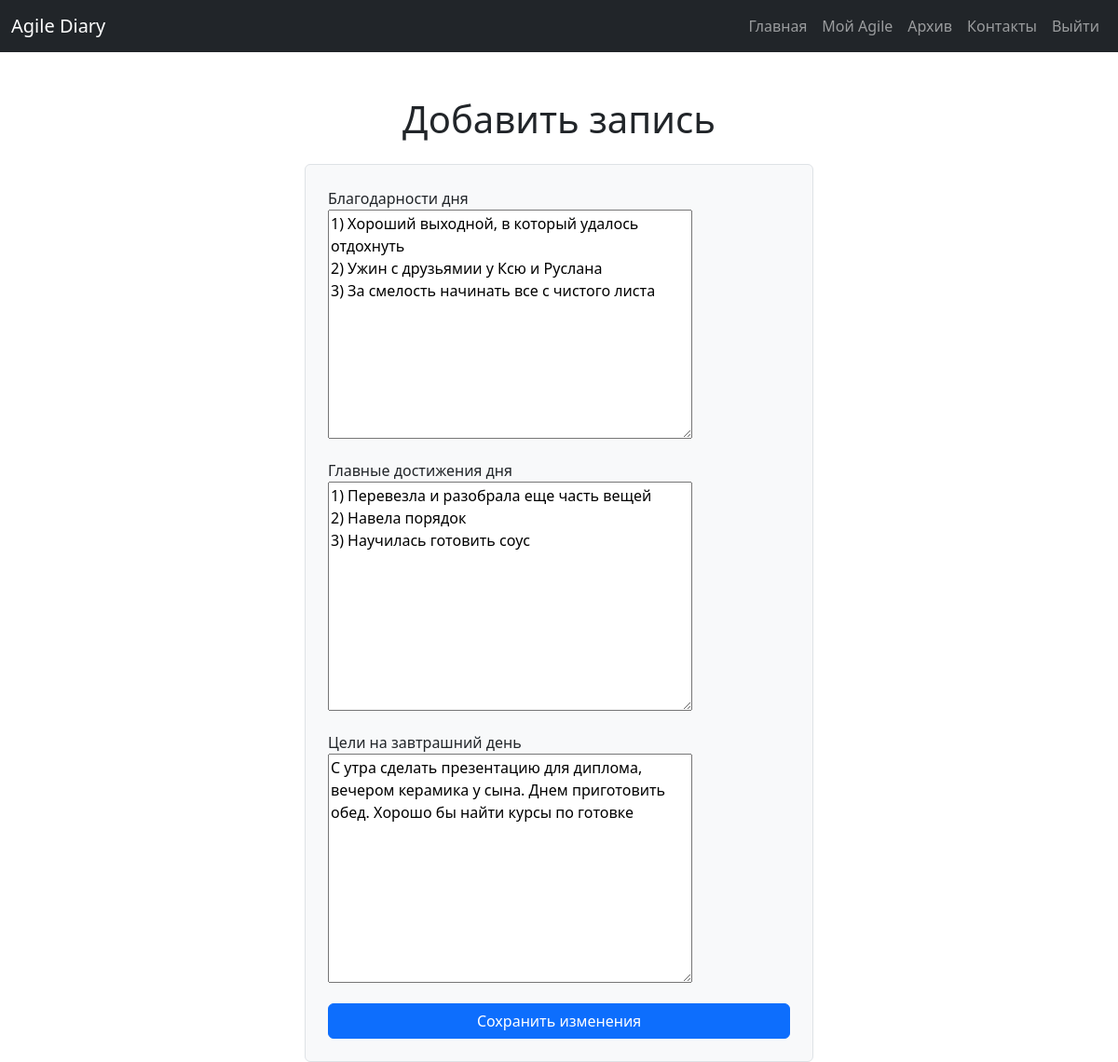
Screenshot of /entry/16/edit (signed in) with the database file from the repository.
### diary/models.py (models this page shows, shortened)
class DayEntry(models.Model):
    user = models.ForeignKey(User, on_delete=models.CASCADE)
    date = models.DateTimeField(auto_now_add=True)
    gratitude = models.TextField()
    achievements = models.TextField()
    thoughts = models.TextField(blank=True)
    class Meta:
        verbose_name = 'Запись'
        verbose_name_plural = 'Записи'
        ordering = ["-date"]

### diary/views.py (the view, shortened to what this page needs)
# urls.py: path('entry/<int:entry_id>/edit', entry_edit, name='entry_edit'),
@login_required
def entry_edit(request, entry_id):
    entry = DayEntry.objects.get(id=entry_id) # получили объект из базы
    form = DayEntryForm(instance=entry) # создали форму как обычно, но получили инстанс
    return render(request, 'diary/entry_edit.html', {"form":form}) # передали эту форму в контексте

### diary/forms.py (shortened to what this page needs)
class DayEntryForm(forms.ModelForm):
    class Meta:
        model = DayEntry
        fields = ['gratitude', 'achievements', 'thoughts']
        widgets = {
            'gratitude': forms.Textarea(attrs={'placeholder': 'Напишите 3 пункта благодарности'}),
            'achievements': forms.Textarea(attrs={'placeholder': 'Напишите 3 достижения'}),
            'thoughts': forms.Textarea(attrs={'placeholder': 'Что сработало хорошо? Что можно улучшить? Какие планы на следующий день?'}),
        }

### diary/templates/diary/entry_edit.html (shortened to what this page needs)
{% extends 'base.html' %}
{% block content %}
<div class="row justify-content-center mt-5">
    <div class="col-md-6">
        <h1 class="text-center mb-4">Добавить запись</h1>
        <form action="{% url 'entry_edit' form.instance.id %}" method="post" class="bg-light p-4 border rounded">
            <div class="mb-3">
                <label for="{{ form.gratitude.id_for_label }}">Благодарности дня</label><br>
                {{ form.gratitude }}
            </div>
            <div class="mb-3">
                <label for="{{ form.achievements.id_for_label }}">Главные достижения дня</label><br>
                {{ form.achievements }}
            </div>
            <div class="mb-3">
                <label for="{{ form.thoughts.id_for_label }}">Цели на завтрашний день</label><br>
                {{ form.thoughts }}
            </div>
            <button type="submit" class="btn btn-primary w-100">Сохранить изменения</button>
        </form>
    </div>
</div>
{% endblock %}

### rows the page displays
DayEntry: gratitude "1) Хороший выходной, в который удалось отдохнуть 2) Ужин с друзьямии у Ксю и Руслана 3) За смелость начинать все с чистого листа", achievements "1) Перевезла и разобрала еще часть вещей 2) Навела порядок 3) Научилась готовить соус", thoughts "С утра сделать презентацию для диплома, вечером керамика у сына. Днем приготовить обед. Хорошо бы найти курсы по готовке"
